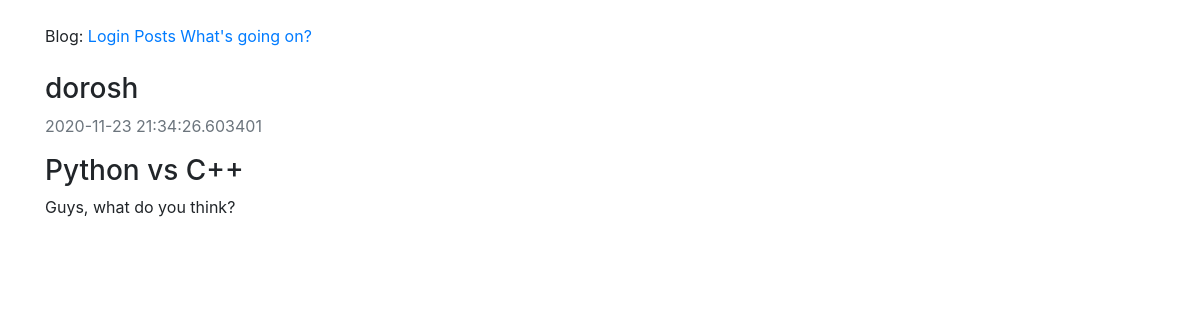
Before: /posts/2/ with the older database file.
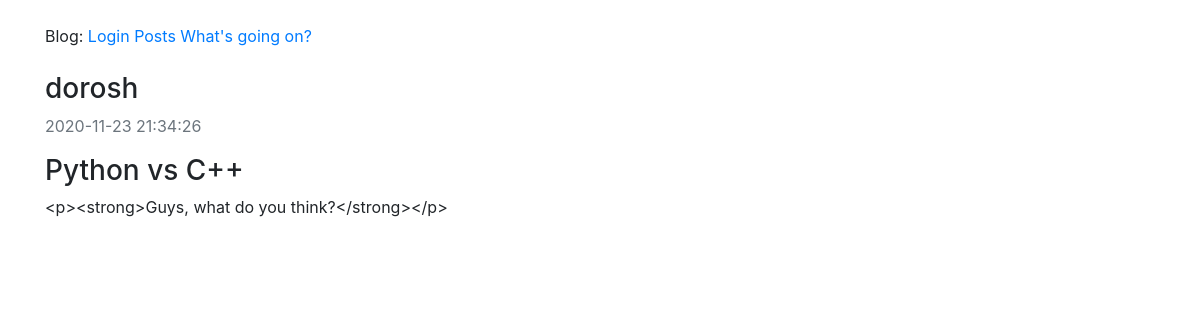
After: the same page with the newer database file.
### app/models.py (models this page shows, shortened)
class Post(db.Model):
    id = db.Column(db.Integer, primary_key=True)
    title = db.Column(db.String(100), nullable=False)
    body = db.Column(db.String(140), nullable=False)
    timestamp = db.Column(db.DateTime, index=True, default=datetime.utcnow, nullable=False)
    user_id = db.Column(db.Integer, db.ForeignKey('user.id'))

### app/views.py (the view)
@app.route('/posts/<int:post_id>/', methods=['GET'])
def get_post(post_id):
    post = Post.query.get(post_id)
    return render_template('post.html', post=post)

### app/views.py (called while the page is built)
@app.before_request
def before_request():
    if current_user.is_authenticated:
        current_user.last_seen = datetime.utcnow()
        db.session.commit()

### app/templates/post.html (shortened to what this page needs)
{% extends "base.html" %}
{% block content %}
<br>
<div class="content-section">
    <div class="media">
        <div class="media-body">
            <h3 class="account-heading">{{ post.author.username }}</h3>
            <p class="text-secondary">{{ post.timestamp }}</p>
        </div>
    </div>
</div>
<p class="h3">{{ post.title }}</p>
<p>{{ post.body }}</p>
{% endblock %}

Changed rows visible on the page:
changed Post "Python vs C++": timestamp "2020-11-23 21:34:26.603401" → "2020-11-23 21:34:26"; body "Guys, what do you think?" → "<p><strong>Guys, what do you think?</strong></p>"
